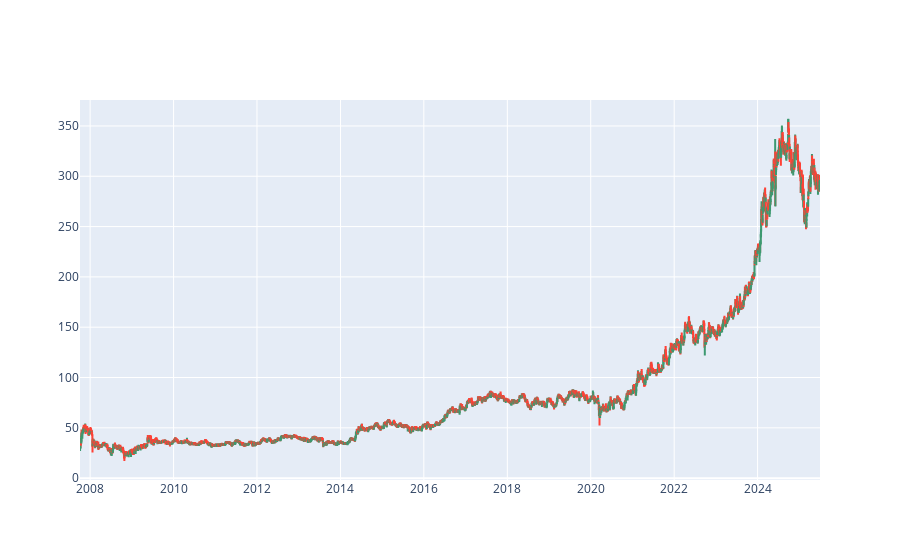

Write notebook code for a chart like this one.
### Code cell
import plotly.graph_objects as go

fig = go.Figure(data=[go.Candlestick(
    x = data01['Date'],
    open = data01['Open'],
    high = data01['High'],
    low = data01['Low'],
    close = data01['Close']
)])
fig.update_layout(xaxis_rangeslider_visible=False)


fig.show()

### Figure 1 — Plotly figure (JSON) as saved in the notebook; plotly's stock layout.template omitted (floating-point values rounded to 4 significant figures; data arrays with more than 128 entries replaced by an {"elided": "..."} marker saying what was removed)
{"data": [{"close": {"elided": "4372 str values"}, "high": {"elided": "4372 str values"}, "low": {"elided": "4372 str values"}, "open": {"elided": "4372 str values"}, "type": "candlestick", "x": {"elided": "4372 str values"}}], "layout": {"xaxis": {"rangeslider": {"visible": false}}}}
